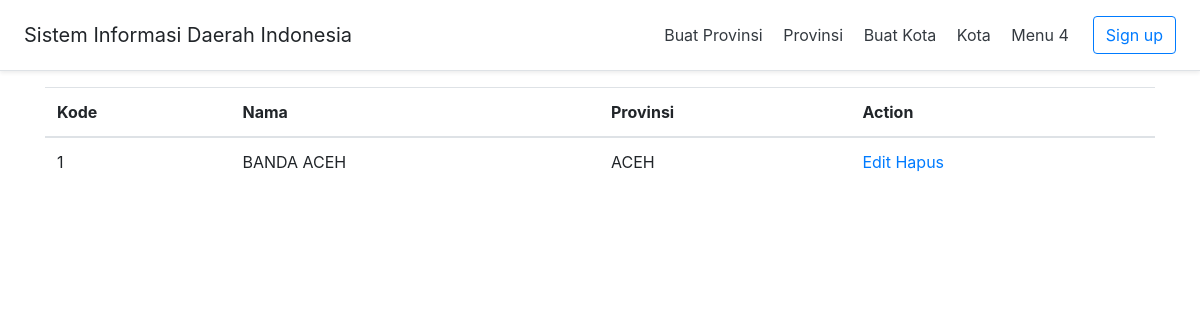
/evaluasi/index.php/kota, run on the app's committed database.
### tables this page shows
CREATE TABLE `city` (
  `id_city` int(11) NOT NULL,
  `nama` varchar(255) NOT NULL,
  `id_prov` int(11) NOT NULL
);

CREATE TABLE `province` (
  `id_prov` int(11) NOT NULL,
  `name` varchar(255) NOT NULL
);

### evaluasi/application/controllers/Kota.php (called while the page is built, shortened)
<?php
class Kota extends CI_Controller {
    function __construct() {
        $this->load->model('Kota_model');
		$this->load->model('Provinsi_model');
    }
	function index()
	{
		$data['kotaList'] = $this->Kota_model->read();
		$this->load->view('header');
        $this->load->view('Kota_list', $data);
        $this->load->view('footer');
	}
}

### evaluasi/index.php (called while the page is built, shortened)
<?php
require_once BASEPATH.'core/CodeIgniter.php';

### evaluasi/application/models/Kota_model.php (called while the page is built, shortened)
<?php
class Kota_model extends CI_Model {
    function read() {
	   $this->db->select('city.*, province.name');
	   $this->db->join('province', 'province.id_prov = city.id_prov');
       $query = $this->db->get('city');
       if ($query->num_rows() > 0) {
           foreach ($query->result() as $data) {
               $result[] = $data;
           }
           return $result;
       }
    }
}

### evaluasi/application/views/Kota_list.php (the view, shortened to what this page needs)
	<table class="table table-hover table-stripped">
     <thead>
		<tr>
			<th> Kode </th>
			<th> Nama </th>
			<th> Provinsi </th>
			<th> Action </th>
		 </tr>
      </thead>
     <tbody>
	<?php
		foreach($kotaList as $kota)
		{
	?>
		<tr>
			<td> <?=$kota->id_city?> </td>
			<td> <?=$kota->nama?> </td>
			<td> <?=$kota->name?> </td>
			<td> <a href="kota/open/<?=$kota->id_city?>">Edit</a>
				 <a href="kota/delete/<?=$kota->id_city?>" onclick="return confirm('Yakin akan menghapus data ini?')">Hapus</a>
			</td>
		</tr>
	<?php
		}
	?>
</tbody>
	</table>
</body>
</html>

### data on the page
city: id_city "1", nama "BANDA ACEH", id_prov.name "ACEH"
